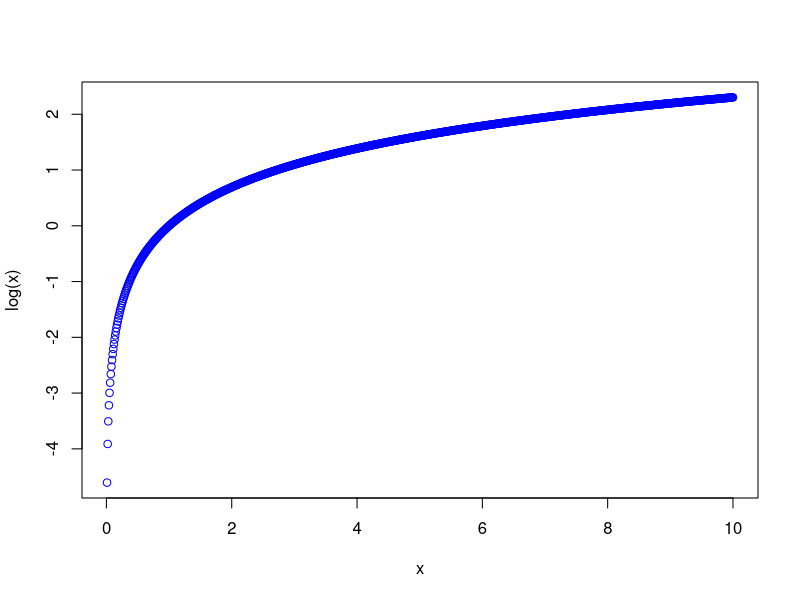
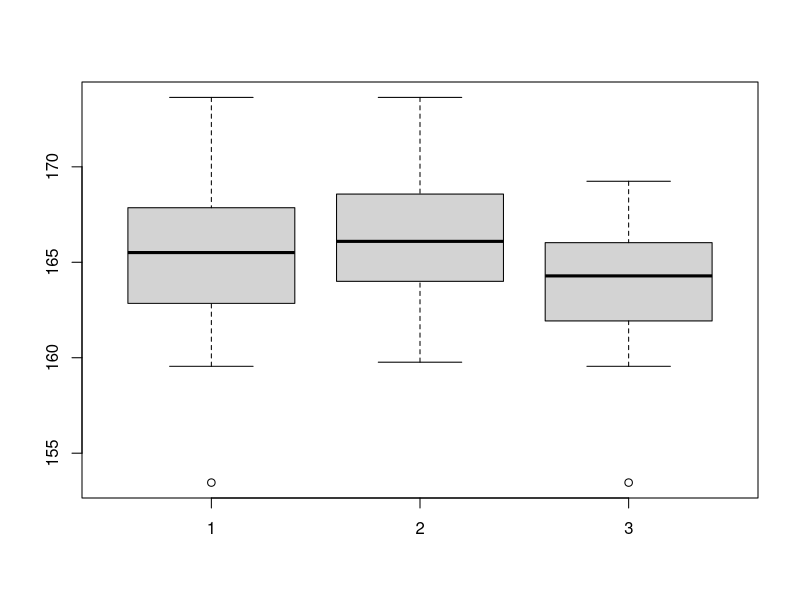

Generate these figures, in order, with R:
## ---- chunk 1
knitr::opts_chunk$set(echo = TRUE)
## ---- chunk 2
x <- seq(from=0.01,to=10,by=0.01)
length(x)
plot(x,log(x),col='blue')
mean(x)  
sd(x)
## ---- chunk 3
x <- c(1,2,3)
x
class(x)
## ---- chunk 4
z <- c("pepito","juanito","jorgito")
z
class(z)
## ---- chunk 5
taille <- c(1.88,1.78,1.67,1.55)
taille
sexe <- c('f','h','f','f')
sexe
class(taille)
class(sexe)
bd <- data.frame(taille,sexe)
bd
## ---- chunk 6
x <- rep("pepito",5)
x
y <- c(rep("f",5),rep("h",3))
y       
## ---- chunk 7
x <- seq(from=-10,to=10,by=2.5)
x
x <- seq(from=-10,to=10,by=5)
x
x <- seq(from=-100,to=100,by=4)
x
## ---- chunk 8
x[20]
x[20:30]
20/30
## ---- chunk 9
LETTERS
## ---- chunk 10
letters
## ---- chunk 11
month.name
## ---- chunk 12
month.abb
## ---- chunk 13
taille <- c(1.88,NA,1.65,1.92,NA,1.55)
taille
mean(taille,na='TRUE')
sd(taille,na='TRUE')
summary(taille)
is.na(taille)
## ---- chunk 14
sexe <- c(rep("f",25),rep("h",50))
taille <- rnorm(75,165,4)
bd <- data.frame(sexe,taille)
taille.f <- taille[sexe=="f"]
taille.f
taille.h <- taille[sexe=="h"]
taille.h
mean(taille)
mean(taille.f)
mean(taille.h)
conditionelle <- sexe[taille < 164]
conditionelle 
(table(conditionelle)/length(taille))*100
boxplot(taille,taille.h,taille.f)
